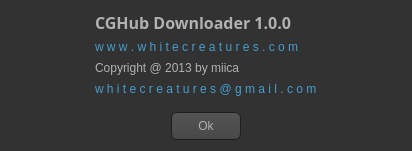
<?xml version="1.0" encoding="UTF-8"?>
<ui version="4.0">
 <class>about_dialog</class>
 <widget class="QDialog" name="about_dialog">
  <property name="geometry">
   <rect>
    <x>0</x>
    <y>0</y>
    <width>412</width>
    <height>151</height>
   </rect>
  </property>
  <property name="windowTitle">
   <string>About</string>
  </property>
  <property name="styleSheet">
   <string notr="true">QToolTip
{
     border: 1px solid black;
     background-color: #ffa02f;
     padding: 1px;
     border-radius: 3px;
     opacity: 100;
}

QWidget
{
    color: #b1b1b1;
    background-color: #323232;
}

QWidget:item:hover
{
    background-color: QLinearGradient( x1: 0, y1: 0, x2: 0, y2: 1, stop: 0 #ffa02f, stop: 1 #ca0619);
    color: #000000;
}

QWidget:item:selected
{
    background-color: QLinearGradient( x1: 0, y1: 0, x2: 0, y2: 1, stop: 0 #ffa02f, stop: 1 #d7801a);
}

QMenuBar::item
{
    background: transparent;
}

QMenuBar::item:selected
{
    background: transparent;
    border: 1px solid #ffaa00;
}

QMenuBar::item:pressed
{
    background: #444;
    border: 1px solid #000;
    background-color: QLinearGradient(
        x1:0, y1:0,
        x2:0, y2:1,
        stop:1 #212121,
        stop:0.4 #343434/*,
        stop:0.2 #343434,
        stop:0.1 #ffaa00*/
    );
    margin-bottom:-1px;
    padding-bottom:1px;
}

QMenu
{
    border: 1px solid #000;
}

QMenu::item
{
    padding: 2px 20px 2px 20px;
}

QMenu::item:selected
{
    color: #000000;
}

QWidget:disabled
{
    color: #404040;
    background-color: #323232;
}

QAbstractItemView
{
    background-color: QLinearGradient( x1: 0, y1: 0, x2: 0, y2: 1, stop: 0 #4d4d4d, stop: 0.1 #646464, stop: 1 #5d5d5d);
}

QWidget:focus
{
    /*border: 2px solid QLinearGradient( x1: 0, y1: 0, x2: 0, y2: 1, stop: 0 #ffa02f, stop: 1 #d7801a);*/
}

QLineEdit
{
    background-color: QLinearGradient( x1: 0, y1: 0, x2: 0, y2: 1, stop: 0 #4d4d4d, stop: 0 #646464, stop: 1 #5d5d5d);
    padding: 1px;
    border-style: solid;
    border: 1px solid #1e1e1e;
    border-radius: 5;
}

QPushButton
{
    color: #b1b1b1;
    background-color: QLinearGradient( x1: 0, y1: 0, x2: 0, y2: 1, stop: 0 #565656, stop: 0.1 #525252, stop: 0.5 #4e4e4e, stop: 0.9 #4a4a4a, stop: 1 #464646);
    border-width: 1px;
    border-color: #1e1e1e;
    border-style: solid;
    border-radius: 6;
    padding: 3px;
    font-size: 12px;
    padding-left: 5px;
    padding-right: 5px;
}

QPushButton:pressed
{
    background-color: QLinearGradient( x1: 0, y1: 0, x2: 0, y2: 1, stop: 0 #2d2d2d, stop: 0.1 #2b2b2b, stop: 0.5 #292929, stop: 0.9 #282828, stop: 1 #252525);
}

QComboBox
{
    selection-background-color: #ffaa00;
    background-color: QLinearGradient( x1: 0, y1: 0, x2: 0, y2: 1, stop: 0 #565656, stop: 0.1 #525252, stop: 0.5 #4e4e4e, stop: 0.9 #4a4a4a, stop: 1 #464646);
    border-style: solid;
    border: 1px solid #1e1e1e;
    border-radius: 5;
}

QComboBox:hover,QPushButton:hover
{
    border: 2px solid QLinearGradient( x1: 0, y1: 0, x2: 0, y2: 1, stop: 0 #ffa02f, stop: 1 #d7801a);
}


QComboBox:on
{
    padding-top: 3px;
    padding-left: 4px;
    background-color: QLinearGradient( x1: 0, y1: 0, x2: 0, y2: 1, stop: 0 #2d2d2d, stop: 0.1 #2b2b2b, stop: 0.5 #292929, stop: 0.9 #282828, stop: 1 #252525);
    selection-background-color: #ffaa00;
}

QComboBox QAbstractItemView
{
    border: 2px solid darkgray;
    selection-background-color: QLinearGradient( x1: 0, y1: 0, x2: 0, y2: 1, stop: 0 #ffa02f, stop: 1 #d7801a);
}

QComboBox::drop-down
{
     subcontrol-origin: padding;
     subcontrol-position: top right;
     width: 15px;

     border-left-width: 0px;
     border-left-color: darkgray;
     border-left-style: solid; /* just a single line */
     border-top-right-radius: 3px; /* same radius as the QComboBox */
     border-bottom-right-radius: 3px;
 }

QComboBox::down-arrow
{
     image: url(:/down_arrow.png);
}

QGroupBox:focus
{
border: 2px solid QLinearGradient( x1: 0, y1: 0, x2: 0, y2: 1, stop: 0 #ffa02f, stop: 1 #d7801a);
}

QTextEdit:focus
{
    border: 2px solid QLinearGradient( x1: 0, y1: 0, x2: 0, y2: 1, stop: 0 #ffa02f, stop: 1 #d7801a);
}

QScrollBar:horizontal {
     border: 1px solid #222222;
     background: QLinearGradient( x1: 0, y1: 0, x2: 0, y2: 1, stop: 0.0 #121212, stop: 0.2 #282828, stop: 1 #484848);
     height: 7px;
     margin: 0px 16px 0 16px;
}

QScrollBar::handle:horizontal
{
      background: QLinearGradient( x1: 0, y1: 0, x2: 1, y2: 0, stop: 0 #ffa02f, stop: 0.5 #d7801a, stop: 1 #ffa02f);
      min-height: 20px;
      border-radius: 2px;
}

QScrollBar::add-line:horizontal {
      border: 1px solid #1b1b19;
      border-radius: 2px;
      background: QLinearGradient( x1: 0, y1: 0, x2: 1, y2: 0, stop: 0 #ffa02f, stop: 1 #d7801a);
      width: 14px;
      subcontrol-position: right;
      subcontrol-origin: margin;
}

QScrollBar::sub-line:horizontal {
      border: 1px solid #1b1b19;
      border-radius: 2px;
      background: QLinearGradient( x1: 0, y1: 0, x2: 1, y2: 0, stop: 0 #ffa02f, stop: 1 #d7801a);
      width: 14px;
     subcontrol-position: left;
     subcontrol-origin: margin;
}

QScrollBar::right-arrow:horizontal, QScrollBar::left-arrow:horizontal
{
      border: 1px solid black;
      width: 1px;
      height: 1px;
      background: white;
}

QScrollBar::add-page:horizontal, QScrollBar::sub-page:horizontal
{
      background: none;
}

QScrollBar:vertical
{
      background: QLinearGradient( x1: 0, y1: 0, x2: 1, y2: 0, stop: 0.0 #121212, stop: 0.2 #282828, stop: 1 #484848);
      width: 7px;
      margin: 16px 0 16px 0;
      border: 1px solid #222222;
}

QScrollBar::handle:vertical
{
      background: QLinearGradient( x1: 0, y1: 0, x2: 0, y2: 1, stop: 0 #ffa02f, stop: 0.5 #d7801a, stop: 1 #ffa02f);
      min-height: 20px;
      border-radius: 2px;
}

QScrollBar::add-line:vertical
{
      border: 1px solid #1b1b19;
      border-radius: 2px;
      background: QLinearGradient( x1: 0, y1: 0, x2: 0, y2: 1, stop: 0 #ffa02f, stop: 1 #d7801a);
      height: 14px;
      subcontrol-position: bottom;
      subcontrol-origin: margin;
}

QScrollBar::sub-line:vertical
{
      border: 1px solid #1b1b19;
      border-radius: 2px;
      background: QLinearGradient( x1: 0, y1: 0, x2: 0, y2: 1, stop: 0 #d7801a, stop: 1 #ffa02f);
      height: 14px;
      subcontrol-position: top;
      subcontrol-origin: margin;
}

QScrollBar::up-arrow:vertical, QScrollBar::down-arrow:vertical
{
      border: 1px solid black;
      width: 1px;
      height: 1px;
      background: white;
}


QScrollBar::add-page:vertical, QScrollBar::sub-page:vertical
{
      background: none;
}

QTextEdit
{
    background-color: #242424;
}

QPlainTextEdit
{
    background-color: #242424;
}

QHeaderView::section
{
    background-color: QLinearGradient(x1:0, y1:0, x2:0, y2:1, stop:0 #616161, stop: 0.5 #505050, stop: 0.6 #434343, stop:1 #656565);
    color: white;
    padding-left: 4px;
    border: 1px solid #6c6c6c;
}

QCheckBox:disabled
{
color: #414141;
}

QDockWidget::title
{
    text-align: center;
    spacing: 3px; /* spacing between items in the tool bar */
    background-color: QLinearGradient(x1:0, y1:0, x2:0, y2:1, stop:0 #323232, stop: 0.5 #242424, stop:1 #323232);
}

QDockWidget::close-button, QDockWidget::float-button
{
    text-align: center;
    spacing: 1px; /* spacing between items in the tool bar */
    background-color: QLinearGradient(x1:0, y1:0, x2:0, y2:1, stop:0 #323232, stop: 0.5 #242424, stop:1 #323232);
}

QDockWidget::close-button:hover, QDockWidget::float-button:hover
{
    background: #242424;
}

QDockWidget::close-button:pressed, QDockWidget::float-button:pressed
{
    padding: 1px -1px -1px 1px;
}

QMainWindow::separator
{
    background-color: QLinearGradient(x1:0, y1:0, x2:0, y2:1, stop:0 #161616, stop: 0.5 #151515, stop: 0.6 #212121, stop:1 #343434);
    color: white;
    padding-left: 4px;
    border: 1px solid #4c4c4c;
    spacing: 3px; /* spacing between items in the tool bar */
}

QMainWindow::separator:hover
{

    background-color: QLinearGradient(x1:0, y1:0, x2:0, y2:1, stop:0 #d7801a, stop:0.5 #b56c17 stop:1 #ffa02f);
    color: white;
    padding-left: 4px;
    border: 1px solid #6c6c6c;
    spacing: 3px; /* spacing between items in the tool bar */
}

QToolBar::handle
{
     spacing: 3px; /* spacing between items in the tool bar */
     background: url(:/images/handle.png);
}

QMenu::separator
{
    height: 2px;
    background-color: QLinearGradient(x1:0, y1:0, x2:0, y2:1, stop:0 #161616, stop: 0.5 #151515, stop: 0.6 #212121, stop:1 #343434);
    color: white;
    padding-left: 4px;
    margin-left: 10px;
    margin-right: 5px;
}

QProgressBar
{
    border: 2px solid grey;
    border-radius: 5px;
    text-align: center;
}

QProgressBar::chunk
{
    background-color: #d7801a;
    width: 2.15px;
    margin: 0.5px;
}

QTabBar::tab {
    color: #b1b1b1;
    border: 1px solid #444;
    border-bottom-style: none;
    background-color: #323232;
    padding-left: 10px;
    padding-right: 10px;
    padding-top: 3px;
    padding-bottom: 2px;
    margin-right: -1px;
}

QTabWidget::pane {
    border: 1px solid #444;
    top: 1px;
}

QTabBar::tab:last
{
    margin-right: 0; /* the last selected tab has nothing to overlap with on the right */
    border-top-right-radius: 3px;
}

QTabBar::tab:first:!selected
{
 margin-left: 0px; /* the last selected tab has nothing to overlap with on the right */


    border-top-left-radius: 3px;
}

QTabBar::tab:!selected
{
    color: #b1b1b1;
    border-bottom-style: solid;
    margin-top: 3px;
    background-color: QLinearGradient(x1:0, y1:0, x2:0, y2:1, stop:1 #212121, stop:.4 #343434);
}

QTabBar::tab:selected
{
    border-top-left-radius: 3px;
    border-top-right-radius: 3px;
    margin-bottom: 0px;
}

QTabBar::tab:!selected:hover
{
    /*border-top: 2px solid #ffaa00;
    padding-bottom: 3px;*/
    border-top-left-radius: 3px;
    border-top-right-radius: 3px;
    background-color: QLinearGradient(x1:0, y1:0, x2:0, y2:1, stop:1 #212121, stop:0.4 #343434, stop:0.2 #343434, stop:0.1 #ffaa00);
}

QRadioButton::indicator:checked, QRadioButton::indicator:unchecked{
    color: #b1b1b1;
    background-color: #323232;
    border: 1px solid #b1b1b1;
    border-radius: 6px;
}

QRadioButton::indicator:checked
{
    background-color: qradialgradient(
        cx: 0.5, cy: 0.5,
        fx: 0.5, fy: 0.5,
        radius: 1.0,
        stop: 0.25 #ffaa00,
        stop: 0.3 #323232
    );
}

QCheckBox::indicator{
    color: #b1b1b1;
    background-color: #323232;
    border: 1px solid #b1b1b1;
    width: 9px;
    height: 9px;
}

QRadioButton::indicator
{
    border-radius: 6px;
}

QRadioButton::indicator:hover, QCheckBox::indicator:hover
{
    border: 1px solid #ffaa00;
}

QCheckBox::indicator:checked
{
    image:url(:/images/checkbox.png);
}

QCheckBox::indicator:disabled, QRadioButton::indicator:disabled
{
    border: 1px solid #444;
}</string>
  </property>
  <layout class="QHBoxLayout" name="horizontalLayout_2">
   <item>
    <layout class="QVBoxLayout" name="verticalLayout_2">
     <item>
      <layout class="QVBoxLayout" name="verticalLayout">
       <item>
        <widget class="QLabel" name="label">
         <property name="font">
          <font>
           <family>Segoe UI Semibold</family>
           <pointsize>12</pointsize>
           <weight>75</weight>
           <bold>true</bold>
          </font>
         </property>
         <property name="text">
          <string>&lt;html&gt;&lt;head/&gt;&lt;body&gt;&lt;p&gt;CGHub Downloader 1.0.0&lt;/p&gt;&lt;/body&gt;&lt;/html&gt;</string>
         </property>
         <property name="alignment">
          <set>Qt::AlignLeading|Qt::AlignLeft|Qt::AlignVCenter</set>
         </property>
        </widget>
       </item>
       <item>
        <widget class="QLabel" name="label_2">
         <property name="font">
          <font>
           <family>Segoe UI</family>
           <pointsize>9</pointsize>
           <weight>50</weight>
           <bold>false</bold>
          </font>
         </property>
         <property name="text">
          <string>&lt;html&gt;&lt;head/&gt;&lt;body&gt;&lt;p&gt;&lt;a href=&quot;http://www.whitecreatures.com&quot;&gt;&lt;span style=&quot; text-decoration: none; color:#449dcf;&quot;&gt;w w w . w h i t e c r e a t u r e s . c o m&lt;/span&gt;&lt;/a&gt;&lt;/p&gt;&lt;/body&gt;&lt;/html&gt;</string>
         </property>
         <property name="textFormat">
          <enum>Qt::AutoText</enum>
         </property>
         <property name="alignment">
          <set>Qt::AlignLeading|Qt::AlignLeft|Qt::AlignVCenter</set>
         </property>
         <property name="openExternalLinks">
          <bool>true</bool>
         </property>
         <property name="textInteractionFlags">
          <set>Qt::TextBrowserInteraction</set>
         </property>
        </widget>
       </item>
       <item>
        <widget class="QLabel" name="label_3">
         <property name="font">
          <font>
           <family>Segoe UI</family>
           <pointsize>9</pointsize>
           <weight>50</weight>
           <bold>false</bold>
          </font>
         </property>
         <property name="text">
          <string>&lt;html&gt;&lt;head/&gt;&lt;body&gt;&lt;p&gt;Copyright @ 2013 by miica&lt;/p&gt;&lt;/body&gt;&lt;/html&gt;</string>
         </property>
         <property name="alignment">
          <set>Qt::AlignLeading|Qt::AlignLeft|Qt::AlignVCenter</set>
         </property>
        </widget>
       </item>
       <item>
        <widget class="QLabel" name="label_4">
         <property name="font">
          <font>
           <family>Segoe UI</family>
           <pointsize>9</pointsize>
           <weight>50</weight>
           <bold>false</bold>
          </font>
         </property>
         <property name="text">
          <string>&lt;html&gt;&lt;head/&gt;&lt;body&gt;&lt;p&gt;&lt;a href=&quot;mailto:whitecreatures@gmail.com&quot;&gt;&lt;span style=&quot; text-decoration: none; color:#449dcf;&quot;&gt;w h i t e c r e a t u r e s @ g m a i l . c o m&lt;/span&gt;&lt;/a&gt;&lt;/p&gt;&lt;/body&gt;&lt;/html&gt;</string>
         </property>
         <property name="textFormat">
          <enum>Qt::AutoText</enum>
         </property>
         <property name="alignment">
          <set>Qt::AlignLeading|Qt::AlignLeft|Qt::AlignVCenter</set>
         </property>
         <property name="openExternalLinks">
          <bool>true</bool>
         </property>
         <property name="textInteractionFlags">
          <set>Qt::TextBrowserInteraction</set>
         </property>
        </widget>
       </item>
       <item>
        <widget class="QLabel" name="label_5">
         <property name="maximumSize">
          <size>
           <width>16777215</width>
           <height>3</height>
          </size>
         </property>
         <property name="text">
          <string/>
         </property>
        </widget>
       </item>
      </layout>
     </item>
     <item>
      <layout class="QHBoxLayout" name="horizontalLayout">
       <item>
        <widget class="QPushButton" name="ok_buttonWidget">
         <property name="sizePolicy">
          <sizepolicy hsizetype="Fixed" vsizetype="Fixed">
           <horstretch>0</horstretch>
           <verstretch>0</verstretch>
          </sizepolicy>
         </property>
         <property name="minimumSize">
          <size>
           <width>70</width>
           <height>28</height>
          </size>
         </property>
         <property name="text">
          <string>Ok</string>
         </property>
        </widget>
       </item>
      </layout>
     </item>
    </layout>
   </item>
  </layout>
 </widget>
 <resources>
  <include location="resources.qrc"/>
 </resources>
 <connections/>
</ui>
